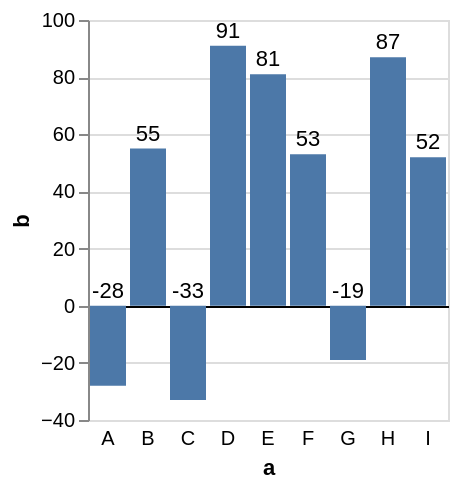

Here is the Vega-Lite specification saved for this chart:
### Vega specification from a JSON file in a GitHub repository (floating-point values rounded to 4 significant figures)
{"$schema": "https://vega.github.io/schema/vega/v5.json", "description": "A labeled bar chart with negative values.", "background": "white", "padding": 5, "height": 200, "style": "cell", "data": [{"name": "source_0", "values": [{"a": "A", "b": -28}, {"a": "B", "b": 55}, {"a": "C", "b": -33}, {"a": "D", "b": 91}, {"a": "E", "b": 81}, {"a": "F", "b": 53}, {"a": "G", "b": -19}, {"a": "H", "b": 87}, {"a": "I", "b": 52}]}, {"name": "data_0", "source": "source_0", "transform": [{"type": "stack", "groupby": ["a"], "field": "b", "sort": {"field": [], "order": []}, "as": ["b_start", "b_end"], "offset": "zero"}, {"type": "filter", "expr": "isValid(datum[\"b\"]) && isFinite(+datum[\"b\"])"}]}], "signals": [{"name": "x_step", "value": 20}, {"name": "width", "update": "bandspace(domain('x').length, 0.1, 0.05) * x_step"}], "marks": [{"name": "marks", "type": "rect", "style": ["bar"], "from": {"data": "data_0"}, "encode": {"update": {"fill": {"value": "#4c78a8"}, "ariaRoleDescription": {"value": "bar"}, "description": {"signal": "\"a: \" + (isValid(datum[\"a\"]) ? datum[\"a\"] : \"\"+datum[\"a\"]) + \"; b: \" + (format(datum[\"b\"], \"\"))"}, "x": {"scale": "x", "field": "a"}, "width": {"scale": "x", "band": 1}, "y": {"scale": "y", "field": "b_end"}, "y2": {"scale": "y", "field": "b_start"}}}}, {"name": "marks_label", "type": "text", "style": ["text"], "from": {"data": "marks"}, "encode": {"update": {"fill": {"value": "black"}, "description": {"signal": "\"b: \" + (isValid(datum[\"b\"]) ? datum[\"b\"] : \"\"+datum[\"b\"])"}, "text": {"signal": "isValid(datum.datum[\"b\"]) ? datum.datum[\"b\"] : \"\"+datum.datum[\"b\"]"}}}, "transform": [{"type": "label", "size": {"signal": "[width, height]"}, "anchor": ["top", "top"], "offset": [2, -2]}]}], "scales": [{"name": "x", "type": "band", "domain": {"data": "data_0", "field": "a", "sort": true}, "range": {"step": {"signal": "x_step"}}, "paddingInner": 0.1, "paddingOuter": 0.05}, {"name": "y", "type": "linear", "domain": {"data": "data_0", "fields": ["b_start", "b_end"]}, "range": [{"signal": "height"}, 0], "nice": true, "zero": true}], "axes": [{"scale": "y", "orient": "left", "gridScale": "x", "grid": true, "tickCount": {"signal": "ceil(height/40)"}, "encode": {"grid": {"update": {"stroke": [{"test": "datum.value === 0", "value": "black"}, {"value": "#ddd"}]}}}, "domain": false, "labels": false, "aria": false, "maxExtent": 0, "minExtent": 0, "ticks": false, "zindex": 0}, {"scale": "x", "orient": "bottom", "grid": false, "title": "a", "domain": false, "labelAngle": 0, "labelPadding": 4, "ticks": false, "labelBaseline": "top", "zindex": 0}, {"scale": "y", "orient": "left", "grid": false, "title": "b", "labelOverlap": true, "tickCount": {"signal": "ceil(height/40)"}, "zindex": 0}]}
